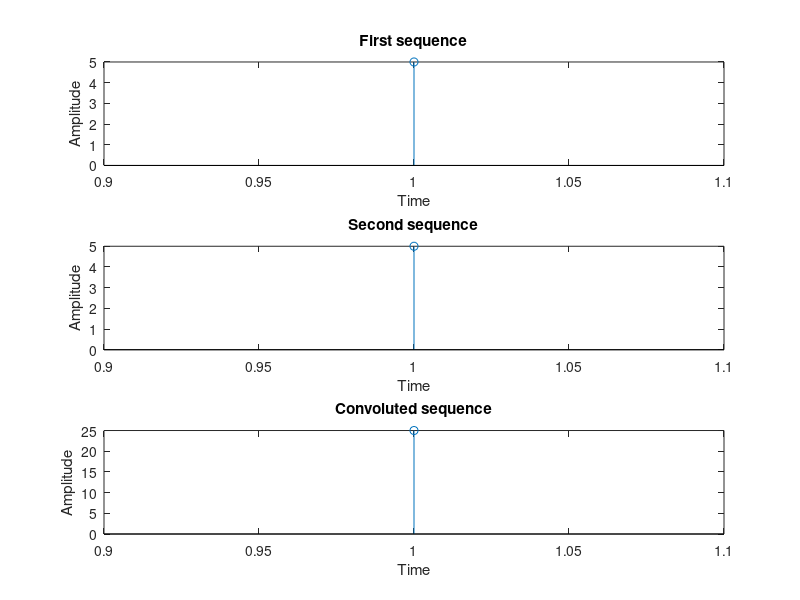

MATLAB code for this plot:
clc;
clear all;
close all;
%Program to perform Linear Convolution using Circular Convolution                                                                          
 
x1=input('Enter the first sequence to be convoluted:');
subplot(3,1,1);
l1=length(x1);
stem(x1);
xlabel('Time');
ylabel('Amplitude');
title('First sequence');
 
x2=input('Enter the second sequence to be convoluted:');
subplot(3,1,2);
l2=length(x2);
stem(x2);
xlabel('Time');
ylabel('Amplitude');
title('Second sequence');
 
if l1>l2
    l3=l1-l2;
    x2=[x2,zeros(1,l3)];
elseif l2>l1
    l3=l2-l1;
    x1=[x1,zeros(1,l3)];
end
n=l1+l2-1;
f=cconv(x1,x2,n);
disp('The convoluted sequence is');
disp(f);
subplot(3,1,3);
stem(f);
xlabel('Time');
ylabel('Amplitude');
title('Convoluted sequence');

